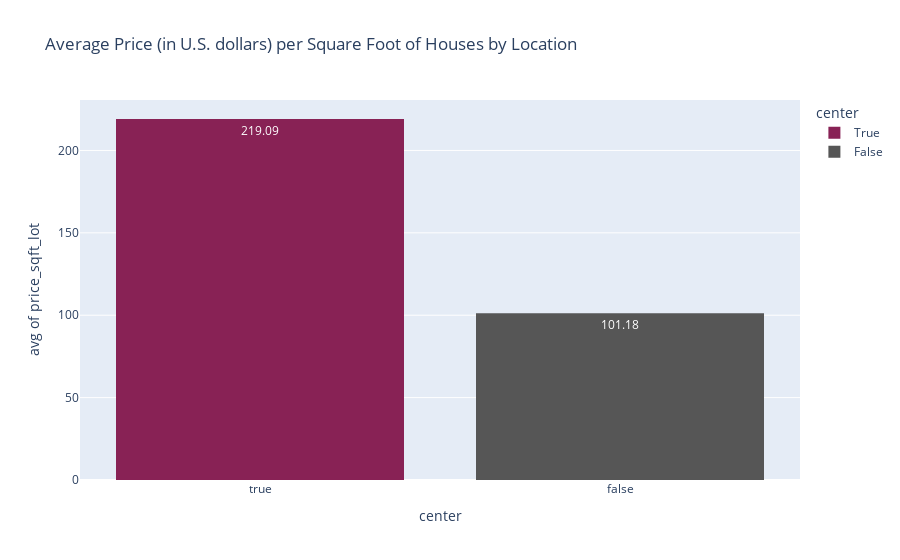

The notebook cell this image was saved under:
### Markdown cell above
From the above graphs we can conclude that the basic principle of economy, the law of supply and demand, prevailed. More demand of houses in the suburbs, led to a price increase.

### Code cell
avg_price_per_sqft_by_location = px.histogram(df_sorted_sell, x= "center", y= "price_sqft_lot", color="center",  color_discrete_sequence = (["rgb(136,34,85)"],['#565656']), histfunc="avg", text_auto='.2f', title="Average Price (in U.S. dollars) per Square Foot of Houses by Location")
avg_price_per_sqft_by_location.show()

### Figure 1 — Plotly figure (JSON) as saved in the notebook; plotly's stock layout.template omitted (floating-point values rounded to 4 significant figures; data arrays with more than 128 entries replaced by an {"elided": "..."} marker saying what was removed)
{"data": [{"alignmentgroup": "True", "bingroup": "x", "histfunc": "avg", "hovertemplate": "center=%{x}<br>avg of price_sqft_lot=%{y}<extra></extra>", "legendgroup": "True", "marker": {"color": ["rgb(136,34,85)"], "pattern": {"shape": ""}}, "name": "True", "offsetgroup": "True", "orientation": "v", "showlegend": true, "texttemplate": "%{value:.2f}", "type": "histogram", "x": {"elided": "594 bool values"}, "xaxis": "x", "y": {"elided": "594 int values"}, "yaxis": "y"}, {"alignmentgroup": "True", "bingroup": "x", "histfunc": "avg", "hovertemplate": "center=%{x}<br>avg of price_sqft_lot=%{y}<extra></extra>", "legendgroup": "False", "marker": {"color": ["#565656"], "pattern": {"shape": ""}}, "name": "False", "offsetgroup": "False", "orientation": "v", "showlegend": true, "texttemplate": "%{value:.2f}", "type": "histogram", "x": {"elided": "953 bool values"}, "xaxis": "x", "y": {"elided": "953 int values"}, "yaxis": "y"}], "layout": {"barmode": "relative", "legend": {"title": {"text": "center"}, "tracegroupgap": 0}, "title": {"text": "Average Price (in U.S. dollars) per Square Foot of Houses by Location"}, "xaxis": {"anchor": "y", "categoryarray": [true, false], "categoryorder": "array", "domain": [0, 1], "title": {"text": "center"}}, "yaxis": {"anchor": "x", "domain": [0, 1], "title": {"text": "avg of price_sqft_lot"}}}}
